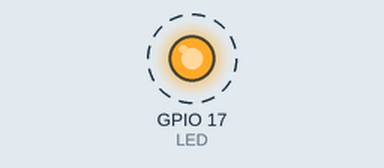
Bench run of a program on a simulated Raspberry Pi (BCM pin numbers). Shown: output pins drawn as LEDs (lit = HIGH). Dashed ring = blinking.

Above: at 0.5 s.
Timing chart, 0 to 4.6 s (numbered marks = the images above):
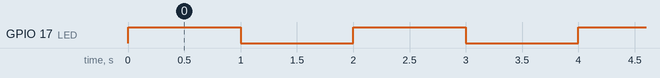

Measured:
- by itself, GPIO 17 (LED): alternates HIGH for 1.0 s and LOW for 1.0 s

The program:

blink.py
```python
from time import sleep
import RPi.GPIO as GPIO #gives us access to the GPIO pins
GPIO.setmode(GPIO.BCM)  #sets the pin numbering system we want to use

LED = 17                #pin number driving the LED
delay = 1               #change this number to adjust the frequency at which the light blinks
GPIO.setup(LED,GPIO.OUT)

while True:
    GPIO.output(LED,True)  #turn LED on
    sleep(delay)

    GPIO.output(LED,False) #turn LED off
    sleep(delay)
```
